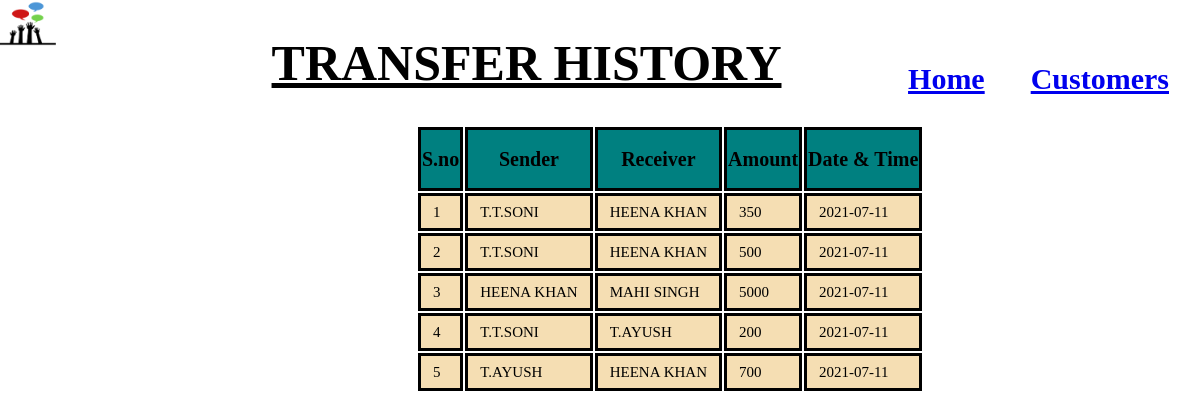
Screenshot of /transactions.php with the database file from the repository.
### tables this page shows
CREATE TABLE `transaction` (
  `sno` int(30) NOT NULL,
  `sender` varchar(30) NOT NULL,
  `receiver` varchar(30) NOT NULL,
  `balance` int(30) NOT NULL,
  `datetime` date NOT NULL DEFAULT current_timestamp()
);

### transactions.php (the view, shortened to what this page needs)
<!DOCTYPE html>
<html lang="en">
<head>
    <link rel="stylesheet" href="transaction.css">
</head>
<body>
<header> <nav>
        <div class="logo">
          <img
            src="logo_small.png"
            alt="" width="50px" height="56px">
            </div>
<div class="collapse navbar-collapse" id="navbarSupportedContent">
      <ul class="navbar-nav ml-auto">
        <li class="nav-item">
          <a class="nav-link active" aria-current="page" href="index.php">Home</a>
        </li>
        <li class="nav-item">
          <a class="nav-link active" aria-current="page" href="customers.php">Customers</a>
        </li>
        </ul>
</div>
</header>
      <u><h1>TRANSFER HISTORY</h1></u>
       <div class="table">
    <table class="table table-hover table-striped table-condensed table-bordered">
        <thead style="color : white;">
            <tr>
                <th class="text-center">S.no</th>
                <th class="text-center">Sender</th>
                <th class="text-center">Receiver</th>
                <th class="text-center">Amount</th>
                <th class="text-center">Date & Time</th>
            </tr>
        </thead>
        <tbody>
        <?php
            include 'config.php';
            $sql ="SELECT * FROM  transaction";
            $query =mysqli_query($conn, $sql);
            while($rows = mysqli_fetch_assoc($query))
            {
        ?>
            <tr style="color : black;">
            <td class="py-2"><?php echo $rows['sno']; ?></td>
            <td class="py-2"><?php echo $rows['sender']; ?></td>
            <td class="py-2"><?php echo $rows['receiver']; ?></td>
            <td class="py-2"><?php echo $rows['balance']; ?> </td>
            <td class="py-2"><?php echo $rows['datetime']; ?> </td>
        <?php
            }
        ?>
        </tbody>
    </table>
    </div>
</body>
</html>

### transaction.css (style rules this page uses)
.logo img { display: flex; float: left; justify-content: left; padding-left: 0px; height: 50px; width: 56px; position: fixed; top: 0vh; left: 0vh; }
nav { display: flex; float: right; justify-content: right; font-family: "Carter One", cursive; }
nav ul { height: 59px; display: flex; align-items: center; justify-content: flex-start; }
nav ul li { list-style: none; padding: 23px; font-size: 30px; font-weight: bolder; }
li.nav-item { display: flex; float: right; justify-content: right; text-size-adjust: initial; font-family: "Carter One", cursive; }
h1 { font-family: "Carter One", cursive; font-size: 50px; font-weight: bolder; text-align: center; padding-left: 200px; }
div.table { padding-left: 2px; padding-right: 2px; justify-content: center; margin-bottom: 96px; margin-left: 406px; }
th { font-family: "Carter One", cursive; font-weight: bolder; font-size: 20px; color: black; background-color: teal; height: 56px; border: solid black; }
td { font-family: "Carter One", cursive; font-size: 15px; color: black; background-color: wheat; height: 2em; padding-left: 12px; padding-right: 12px; word-spacing: 0.02em; border: solid black; }

### rows the page displays
transaction: sno "1", sender "T.T.SONI", receiver "HEENA KHAN", balance "350", datetime "2021-07-11"
transaction: sno "2", sender "T.T.SONI", receiver "HEENA KHAN", balance "500", datetime "2021-07-11"
transaction: sno "3", sender "HEENA KHAN", receiver "MAHI SINGH", balance "5000", datetime "2021-07-11"
transaction: sno "4", sender "T.T.SONI", receiver "T.AYUSH", balance "200", datetime "2021-07-11"
transaction: sno "5", sender "T.AYUSH", receiver "HEENA KHAN", balance "700", datetime "2021-07-11"
